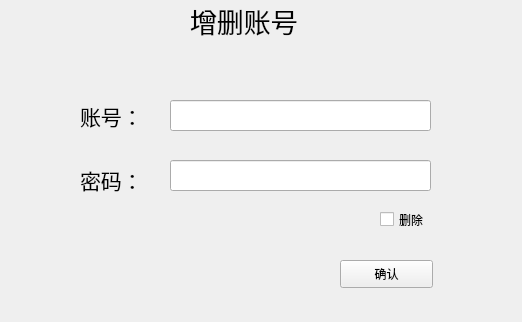
<?xml version="1.0" encoding="UTF-8"?>
<ui version="4.0">
 <class>creatAcount</class>
 <widget class="QWidget" name="creatAcount">
  <property name="geometry">
   <rect>
    <x>0</x>
    <y>0</y>
    <width>522</width>
    <height>322</height>
   </rect>
  </property>
  <property name="windowTitle">
   <string>Form</string>
  </property>
  <widget class="QPushButton" name="confirm">
   <property name="geometry">
    <rect>
     <x>340</x>
     <y>260</y>
     <width>93</width>
     <height>28</height>
    </rect>
   </property>
   <property name="text">
    <string>确认</string>
   </property>
  </widget>
  <widget class="QLabel" name="label">
   <property name="geometry">
    <rect>
     <x>80</x>
     <y>100</y>
     <width>68</width>
     <height>31</height>
    </rect>
   </property>
   <property name="font">
    <font>
     <family>Agency FB</family>
     <pointsize>16</pointsize>
    </font>
   </property>
   <property name="text">
    <string>账号：</string>
   </property>
  </widget>
  <widget class="QLabel" name="label_2">
   <property name="geometry">
    <rect>
     <x>80</x>
     <y>164</y>
     <width>68</width>
     <height>31</height>
    </rect>
   </property>
   <property name="font">
    <font>
     <family>Agency FB</family>
     <pointsize>16</pointsize>
    </font>
   </property>
   <property name="text">
    <string>密码：</string>
   </property>
  </widget>
  <widget class="QLineEdit" name="newid">
   <property name="geometry">
    <rect>
     <x>170</x>
     <y>100</y>
     <width>261</width>
     <height>31</height>
    </rect>
   </property>
  </widget>
  <widget class="QLineEdit" name="newpassword">
   <property name="geometry">
    <rect>
     <x>170</x>
     <y>160</y>
     <width>261</width>
     <height>31</height>
    </rect>
   </property>
  </widget>
  <widget class="QLabel" name="label_3">
   <property name="geometry">
    <rect>
     <x>190</x>
     <y>0</y>
     <width>161</width>
     <height>41</height>
    </rect>
   </property>
   <property name="font">
    <font>
     <family>Agency FB</family>
     <pointsize>20</pointsize>
    </font>
   </property>
   <property name="text">
    <string>增删账号</string>
   </property>
  </widget>
  <widget class="QCheckBox" name="checkBox">
   <property name="geometry">
    <rect>
     <x>380</x>
     <y>210</y>
     <width>61</width>
     <height>19</height>
    </rect>
   </property>
   <property name="text">
    <string>删除</string>
   </property>
  </widget>
 </widget>
 <resources/>
 <connections/>
</ui>
